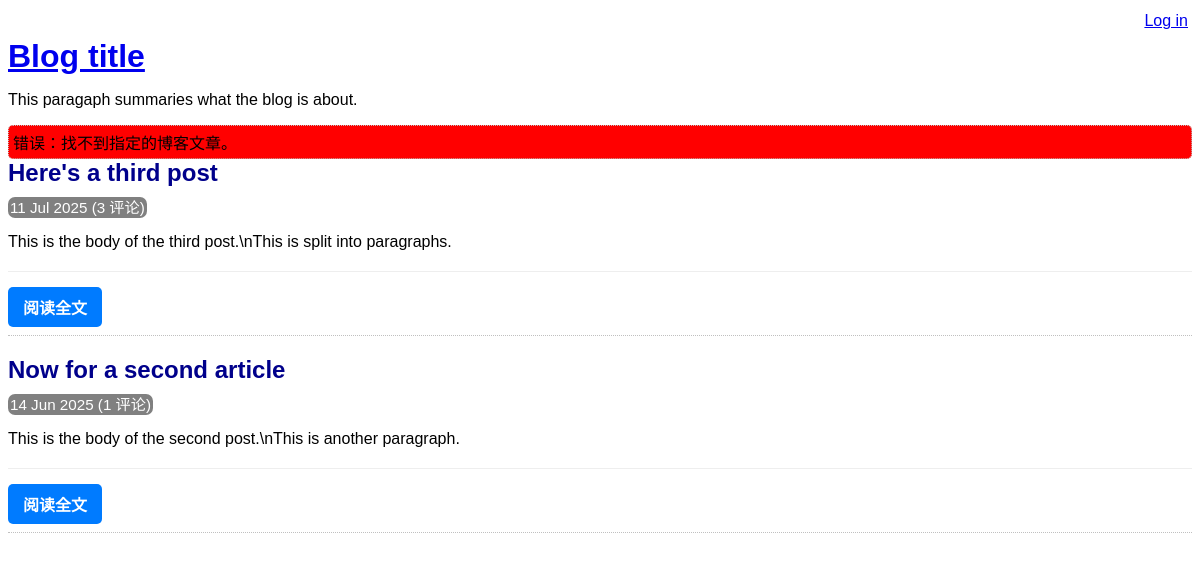
/index.php?not-found=1, run on the app's committed database.
### tables this page shows
CREATE TABLE post (
    id INTEGER PRIMARY KEY AUTOINCREMENT NOT NULL,
    title VARCHAR NOT NULL,
    body VARCHAR NOT NULL,
    user_id INTEGER NOT NULL,
    created_at VARCHAR NOT NULL,
    updated_at VARCHAR,
    FOREIGN KEY (user_id) REFERENCES user(id)
);

### lib/list-posts.php (called while the page is built, shortened)
<?php
function getAllPosts(PDO $pdo)
{
    $stmt = $pdo->query(
        'SELECT id, title, created_at, body
        FROM post
        ORDER BY created_at DESC'
    );
    return $stmt->fetchAll(PDO::FETCH_ASSOC);
}
?>

### lib/common.php (called while the page is built, shortened)
<?php
function htmlEscape($html)
{
    return htmlspecialchars($html, ENT_HTML5, 'UTF-8');
}
function convertSqlDate($sqlDate)
{
    $date = DateTime::createFromFormat('!Y-m-d', $sqlDate);
    return $date->format('d M Y');
}
function countCommentsForPost(PDO $pdo,$postId){
    $sql="
    SELECT
    COUNT(*) c
    FROM  comment
    WHERE post_id=:post_id
    ";
    $stmt=$pdo->prepare($sql);
    $stmt->execute(array('post_id'=>$postId));
    return (int) $stmt->fetchColumn();
}
?>

### index.php (the view, shortened to what this page needs)
<?php
require 'lib/common.php';
require 'lib/list-posts.php';
try{
$pdo=getPDO();
$posts=getAllPosts($pdo);
}catch(PDOException $e){
die('Database error: ' . $e->getMessage());
}
$notFound=isset($_GET['not-found']);
?>
<!DOCTYPE html>
<html lang="en">
    <head>
     <?php  require 'templates/head.php'?>
        </head>
    <body>
    <header>
                <?php require 'templates/title.php' ?>
        </header>
        <?php if ($notFound) {?>
        <div class="error box">
            错误：找不到指定的博客文章。
        </div>
        <?php }?>
        <div class="post-list">
            <?php  foreach ($posts as $row): ?>
                <div class="post-synopsis">
                    <h2>
                        <?php echo htmlEscape($row['title']) ?>
                    </h2>
                    <div class="meta">
                        <?php echo convertSqlDate($row['created_at']) ?>
                        (<?php echo countCommentsForPost($pdo,$row['id']) ?> 评论)
                    </div>
                    <p>
                        <?php echo htmlEscape($row['body']) ?>
                    </p>
                    <div class="post-controls">
                        <ul>
                            <li>
                                <a href="view-post.php?post_id=<?php echo $row['id'] ?>" class="btn btn-primary">
                                    阅读全文
                                </a>
                            </li>
                        </ul>
                    </div>
                </div>
            <?php endforeach; ?>
        </div>
    </body>
</html>

### assets/main.css (style rules this page uses)
.box { border:1px dotted silver; padding: 4px; border-radius:5px ; }
.error { background-color: red; }
h1,h2,h3 { margin-top: 0; margin-bottom: 8px; }
body { font-family: sans-serif; }
.post-synopsis { padding-bottom: 8px; border-bottom: 1px dotted silver; margin-bottom: 20px; }
.post-synopsis h2, .post h2 { color: darkblue; }
.post .date, .post-synopsis .meta { color:white; background-color: grey; border-radius: 7px; padding:2px; display:inline; font-size:0.95em; }
.post-controls { margin-top: 20px; padding-top: 15px; border-top: 1px solid #eee; }
.post-controls ul { list-style-type: none; padding: 0; margin: 0; display: flex; gap: 10px; }
.btn { display: inline-block; padding: 8px 15px; border-radius: 5px; text-decoration: none; font-weight: bold; text-align: center; transition: all 0.3s ease; border: none; cursor: pointer; }
.btn-primary { background-color: #007bff; color: #ffffff; }

### data on the page
post: title "Here's a third post", created_at "11 Jul 2025", id "3", body "This is the body of the third post.\\nThis is split into paragraphs."
post: title "Now for a second article", created_at "14 Jun 2025", id "1", body "This is the body of the second post.\\nThis is another paragraph."

### other printed values
htmlEscape('This paragaph summaries what the blog is about.') "This paragaph summaries what the blog is about."
